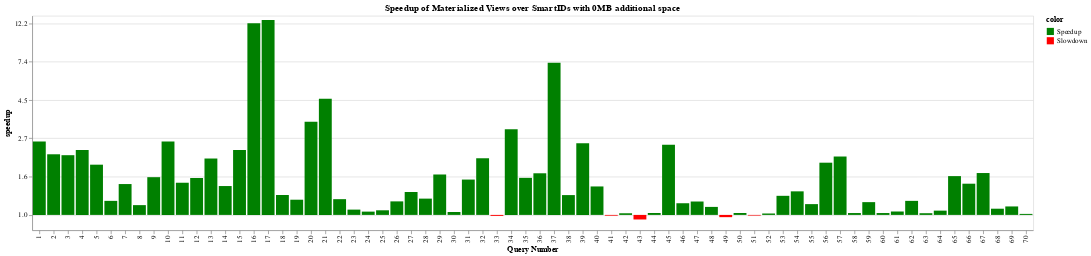

Notebook code cell kept with this figure:
### Code cell
chart = plot_speedup("SmartIDs", smartids, 0)
chart

### Figure 1 — Vega-Lite specification as saved in the notebook (floating-point values rounded to 4 significant figures)
{"$schema": "https://vega.github.io/schema/vega-lite/v4.17.0.json", "config": {"view": {"continuousHeight": 300, "continuousWidth": 400}}, "data": {"name": "data-62866c15d0ce7951f9d2b4d0159ed03c"}, "datasets": {"data-62866c15d0ce7951f9d2b4d0159ed03c": [{"budget": 0, "color": "Speedup", "expt_name": "smartid", "log_speedup": 0.9573, "query_name": "query1", "query_num": 1, "running_time": 0.01841, "speedup": 2.605}, {"budget": 0, "color": "Speedup", "expt_name": "smartid", "log_speedup": 0.7915, "query_name": "query2", "query_num": 2, "running_time": 0.01014, "speedup": 2.207}, {"budget": 0, "color": "Speedup", "expt_name": "smartid", "log_speedup": 0.7795, "query_name": "query3", "query_num": 3, "running_time": 0.01117, "speedup": 2.18}, {"budget": 0, "color": "Speedup", "expt_name": "smartid", "log_speedup": 0.8469, "query_name": "query4", "query_num": 4, "running_time": 0.01284, "speedup": 2.332}, {"budget": 0, "color": "Speedup", "expt_name": "smartid", "log_speedup": 0.6557, "query_name": "query5", "query_num": 5, "running_time": 0.04991, "speedup": 1.926}, {"budget": 0, "color": "Speedup", "expt_name": "smartid", "log_speedup": 0.1833, "query_name": "query6", "query_num": 6, "running_time": 1.25, "speedup": 1.201}, {"budget": 0, "color": "Speedup", "expt_name": "smartid", "log_speedup": 0.4028, "query_name": "query7", "query_num": 7, "running_time": 0.3863, "speedup": 1.496}, {"budget": 0, "color": "Speedup", "expt_name": "smartid", "log_speedup": 0.1277, "query_name": "query8", "query_num": 8, "running_time": 2.676, "speedup": 1.136}, {"budget": 0, "color": "Speedup", "expt_name": "smartid", "log_speedup": 0.4926, "query_name": "query9", "query_num": 9, "running_time": 0.1222, "speedup": 1.636}, {"budget": 0, "color": "Speedup", "expt_name": "smartid", "log_speedup": 0.958, "query_name": "query10", "query_num": 10, "running_time": 0.05157, "speedup": 2.607}, {"budget": 0, "color": "Speedup", "expt_name": "smartid", "log_speedup": 0.4199, "query_name": "query11", "query_num": 11, "running_time": 0.1777, "speedup": 1.522}, {"budget": 0, "color": "Speedup", "expt_name": "smartid", "log_speedup": 0.4821, "query_name": "query12", "query_num": 12, "running_time": 0.467, "speedup": 1.62}, {"budget": 0, "color": "Speedup", "expt_name": "smartid", "log_speedup": 0.7361, "query_name": "query13", "query_num": 13, "running_time": 0.2238, "speedup": 2.088}, {"budget": 0, "color": "Speedup", "expt_name": "smartid", "log_speedup": 0.3768, "query_name": "query14", "query_num": 14, "running_time": 0.7302, "speedup": 1.458}, {"budget": 0, "color": "Speedup", "expt_name": "smartid", "log_speedup": 0.8482, "query_name": "query15", "query_num": 15, "running_time": 0.137, "speedup": 2.335}, {"budget": 0, "color": "Speedup", "expt_name": "smartid", "log_speedup": 2.503, "query_name": "query16", "query_num": 16, "running_time": 0.03674, "speedup": 12.21}, {"budget": 0, "color": "Speedup", "expt_name": "smartid", "log_speedup": 2.546, "query_name": "query17", "query_num": 17, "running_time": 0.03342, "speedup": 12.75}, {"budget": 0, "color": "Speedup", "expt_name": "smartid", "log_speedup": 0.2596, "query_name": "query18", "query_num": 18, "running_time": 0.2543, "speedup": 1.296}, {"budget": 0, "color": "Speedup", "expt_name": "smartid", "log_speedup": 0.1984, "query_name": "query19", "query_num": 19, "running_time": 4.188, "speedup": 1.219}, {"budget": 0, "color": "Speedup", "expt_name": "smartid", "log_speedup": 1.217, "query_name": "query20", "query_num": 20, "running_time": 0.3386, "speedup": 3.377}, {"budget": 0, "color": "Speedup", "expt_name": "smartid", "log_speedup": 1.516, "query_name": "query21", "query_num": 21, "running_time": 0.1211, "speedup": 4.552}, {"budget": 0, "color": "Speedup", "expt_name": "smartid", "log_speedup": 0.2055, "query_name": "query22", "query_num": 22, "running_time": 1.748, "speedup": 1.228}, {"budget": 0, "color": "Speedup", "expt_name": "smartid", "log_speedup": 0.06916, "query_name": "query23", "query_num": 23, "running_time": 1.681, "speedup": 1.072}, {"budget": 0, "color": "Speedup", "expt_name": "smartid", "log_speedup": 0.04296, "query_name": "query24", "query_num": 24, "running_time": 1.284, "speedup": 1.044}, {"budget": 0, "color": "Speedup", "expt_name": "smartid", "log_speedup": 0.06038, "query_name": "query25", "query_num": 25, "running_time": 0.2183, "speedup": 1.062}, {"budget": 0, "color": "Speedup", "expt_name": "smartid", "log_speedup": 0.1766, "query_name": "query26", "query_num": 26, "running_time": 0.5846, "speedup": 1.193}, {"budget": 0, "color": "Speedup", "expt_name": "smartid", "log_speedup": 0.299, "query_name": "query27", "query_num": 27, "running_time": 0.218, "speedup": 1.349}, {"budget": 0, "color": "Speedup", "expt_name": "smartid", "log_speedup": 0.2126, "query_name": "query28", "query_num": 28, "running_time": 0.7596, "speedup": 1.237}, {"budget": 0, "color": "Speedup", "expt_name": "smartid", "log_speedup": 0.5276, "query_name": "query29", "query_num": 29, "running_time": 0.3003, "speedup": 1.695}, {"budget": 0, "color": "Speedup", "expt_name": "smartid", "log_speedup": 0.03793, "query_name": "query30", "query_num": 30, "running_time": 2.878, "speedup": 1.039}, {"budget": 0, "color": "Speedup", "expt_name": "smartid", "log_speedup": 0.4614, "query_name": "query31", "query_num": 31, "running_time": 0.02306, "speedup": 1.586}, {"budget": 0, "color": "Speedup", "expt_name": "smartid", "log_speedup": 0.7395, "query_name": "query32", "query_num": 32, "running_time": 0.02422, "speedup": 2.095}, {"budget": 0, "color": "Slowdown", "expt_name": "smartid", "log_speedup": -0.01231, "query_name": "query33", "query_num": 33, "running_time": 1.157, "speedup": 0.9878}, {"budget": 0, "color": "Speedup", "expt_name": "smartid", "log_speedup": 1.117, "query_name": "query34", "query_num": 34, "running_time": 0.08281, "speedup": 3.056}, {"budget": 0, "color": "Speedup", "expt_name": "smartid", "log_speedup": 0.4837, "query_name": "query35", "query_num": 35, "running_time": 0.03238, "speedup": 1.622}, {"budget": 0, "color": "Speedup", "expt_name": "smartid", "log_speedup": 0.5435, "query_name": "query36", "query_num": 36, "running_time": 0.2062, "speedup": 1.722}, {"budget": 0, "color": "Speedup", "expt_name": "smartid", "log_speedup": 1.987, "query_name": "query37", "query_num": 37, "running_time": 0.1065, "speedup": 7.292}, {"budget": 0, "color": "Speedup", "expt_name": "smartid", "log_speedup": 0.2587, "query_name": "query38", "query_num": 38, "running_time": 0.06565, "speedup": 1.295}, {"budget": 0, "color": "Speedup", "expt_name": "smartid", "log_speedup": 0.9361, "query_name": "query39", "query_num": 39, "running_time": 0.1118, "speedup": 2.55}, {"budget": 0, "color": "Speedup", "expt_name": "smartid", "log_speedup": 0.3715, "query_name": "query40", "query_num": 40, "running_time": 0.1655, "speedup": 1.45}, {"budget": 0, "color": "Slowdown", "expt_name": "smartid", "log_speedup": -0.009662, "query_name": "query41", "query_num": 41, "running_time": 4.402, "speedup": 0.9904}, {"budget": 0, "color": "Speedup", "expt_name": "smartid", "log_speedup": 0.02134, "query_name": "query42", "query_num": 42, "running_time": 1.804, "speedup": 1.022}, {"budget": 0, "color": "Slowdown", "expt_name": "smartid", "log_speedup": -0.05961, "query_name": "query43", "query_num": 43, "running_time": 5.635, "speedup": 0.9421}, {"budget": 0, "color": "Speedup", "expt_name": "smartid", "log_speedup": 0.02493, "query_name": "query44", "query_num": 44, "running_time": 0.8003, "speedup": 1.025}, {"budget": 0, "color": "Speedup", "expt_name": "smartid", "log_speedup": 0.9152, "query_name": "query45", "query_num": 45, "running_time": 0.2657, "speedup": 2.497}, {"budget": 0, "color": "Speedup", "expt_name": "smartid", "log_speedup": 0.1523, "query_name": "query46", "query_num": 46, "running_time": 0.6745, "speedup": 1.165}, {"budget": 0, "color": "Speedup", "expt_name": "smartid", "log_speedup": 0.1749, "query_name": "query47", "query_num": 47, "running_time": 1.357, "speedup": 1.191}, {"budget": 0, "color": "Speedup", "expt_name": "smartid", "log_speedup": 0.1045, "query_name": "query48", "query_num": 48, "running_time": 1.073, "speedup": 1.11}, {"budget": 0, "color": "Slowdown", "expt_name": "smartid", "log_speedup": -0.02932, "query_name": "query49", "query_num": 49, "running_time": 3.561, "speedup": 0.9711}, {"budget": 0, "color": "Speedup", "expt_name": "smartid", "log_speedup": 0.02484, "query_name": "query50", "query_num": 50, "running_time": 2.351, "speedup": 1.025}, {"budget": 0, "color": "Slowdown", "expt_name": "smartid", "log_speedup": -0.00817, "query_name": "query51", "query_num": 51, "running_time": 5.149, "speedup": 0.9919}, {"budget": 0, "color": "Speedup", "expt_name": "smartid", "log_speedup": 0.01837, "query_name": "query52", "query_num": 52, "running_time": 2.881, "speedup": 1.019}, {"budget": 0, "color": "Speedup", "expt_name": "smartid", "log_speedup": 0.2492, "query_name": "query53", "query_num": 53, "running_time": 0.1295, "speedup": 1.283}, {"budget": 0, "color": "Speedup", "expt_name": "smartid", "log_speedup": 0.3076, "query_name": "query54", "query_num": 54, "running_time": 0.139, "speedup": 1.36}, {"budget": 0, "color": "Speedup", "expt_name": "smartid", "log_speedup": 0.1409, "query_name": "query55", "query_num": 55, "running_time": 0.1819, "speedup": 1.151}, {"budget": 0, "color": "Speedup", "expt_name": "smartid", "log_speedup": 0.6816, "query_name": "query56", "query_num": 56, "running_time": 0.3494, "speedup": 1.977}, {"budget": 0, "color": "Speedup", "expt_name": "smartid", "log_speedup": 0.7623, "query_name": "query57", "query_num": 57, "running_time": 0.3048, "speedup": 2.143}, {"budget": 0, "color": "Speedup", "expt_name": "smartid", "log_speedup": 0.02439, "query_name": "query58", "query_num": 58, "running_time": 26.96, "speedup": 1.025}, {"budget": 0, "color": "Speedup", "expt_name": "smartid", "log_speedup": 0.1667, "query_name": "query59", "query_num": 59, "running_time": 0.166, "speedup": 1.181}, {"budget": 0, "color": "Speedup", "expt_name": "smartid", "log_speedup": 0.02436, "query_name": "query60", "query_num": 60, "running_time": 170.1, "speedup": 1.025}, {"budget": 0, "color": "Speedup", "expt_name": "smartid", "log_speedup": 0.04445, "query_name": "query61", "query_num": 61, "running_time": 9.575, "speedup": 1.045}, {"budget": 0, "color": "Speedup", "expt_name": "smartid", "log_speedup": 0.1833, "query_name": "query62", "query_num": 62, "running_time": 1.114, "speedup": 1.201}, {"budget": 0, "color": "Speedup", "expt_name": "smartid", "log_speedup": 0.02209, "query_name": "query63", "query_num": 63, "running_time": 2.825, "speedup": 1.022}, {"budget": 0, "color": "Speedup", "expt_name": "smartid", "log_speedup": 0.05574, "query_name": "query64", "query_num": 64, "running_time": 2.024, "speedup": 1.057}, {"budget": 0, "color": "Speedup", "expt_name": "smartid", "log_speedup": 0.5064, "query_name": "query65", "query_num": 65, "running_time": 0.09857, "speedup": 1.659}, {"budget": 0, "color": "Speedup", "expt_name": "smartid", "log_speedup": 0.4074, "query_name": "query66", "query_num": 66, "running_time": 0.6857, "speedup": 1.503}, {"budget": 0, "color": "Speedup", "expt_name": "smartid", "log_speedup": 0.5467, "query_name": "query67", "query_num": 67, "running_time": 0.5001, "speedup": 1.727}, {"budget": 0, "color": "Speedup", "expt_name": "smartid", "log_speedup": 0.08099, "query_name": "query68", "query_num": 68, "running_time": 0.2523, "speedup": 1.084}, {"budget": 0, "color": "Speedup", "expt_name": "smartid", "log_speedup": 0.1105, "query_name": "query69", "query_num": 69, "running_time": 0.1654, "speedup": 1.117}, {"budget": 0, "color": "Speedup", "expt_name": "smartid", "log_speedup": 0.01318, "query_name": "query70", "query_num": 70, "running_time": 5.18, "speedup": 1.013}]}, "encoding": {"color": {"field": "color", "scale": {"domain": ["Speedup", "Slowdown"], "range": ["green", "red"]}, "type": "nominal"}, "x": {"axis": {"title": "Query Number"}, "field": "query_num", "type": "ordinal"}, "y": {"axis": {"format": ",.0f", "labelExpr": "format(exp(datum.value),',.1f')", "title": "speedup"}, "field": "log_speedup", "type": "quantitative"}}, "mark": "bar", "title": {"text": "Speedup of Materialized Views over SmartIDs with 0MB additional space"}}
